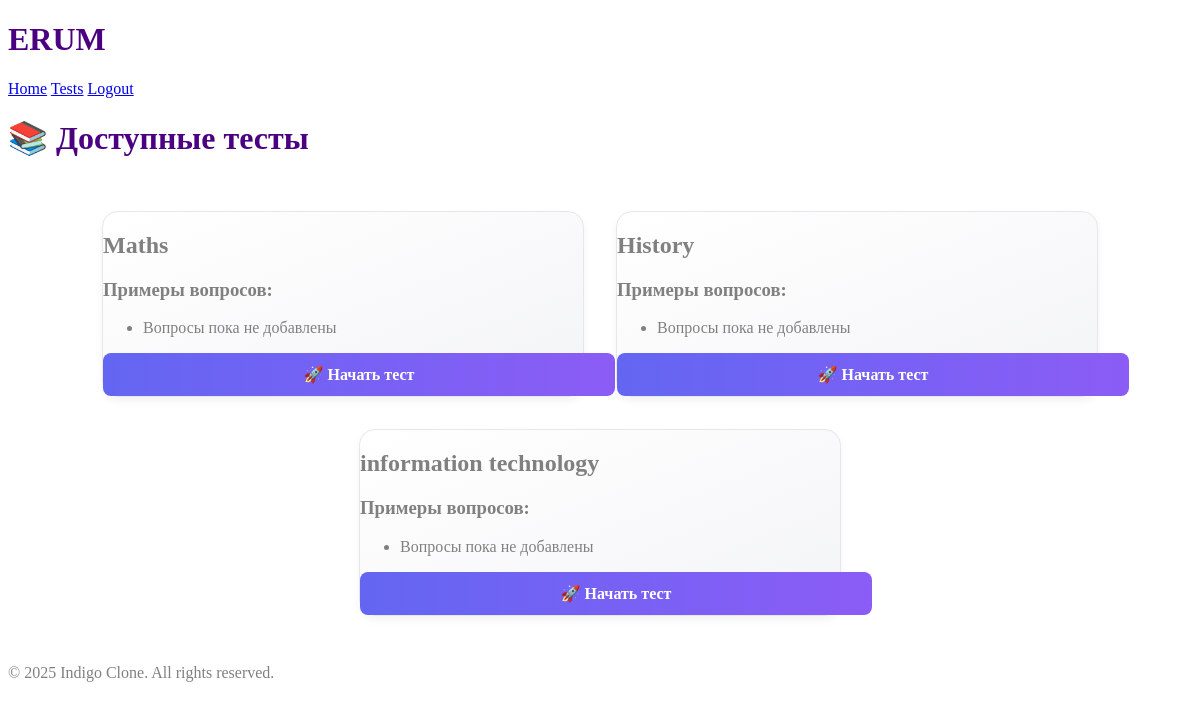
The app's page /tasks/tests/ (signed in) with its own data.
### tasks/models.py (models this page shows, shortened)
class Test(models.Model):
    title = models.CharField(max_length=255)
    description = models.TextField(blank=True, null=True)
    created_at = models.DateTimeField(auto_now_add=True)

### tasks/views.py (the view)
# urls.py: path("tests/", test_list, name="test_list"),  # Список тестов
@login_required
def test_list(request):
    tests = Test.objects.all().prefetch_related('topics')
    return render(request, "test_list.html", {"tests": tests})

### frontend/templates/test_list.html (shortened to what this page needs)
{% extends "base.html" %}
{% load static %}
{% block content %}
<link rel="stylesheet" href="{% static 'css/style_test.css' %}">
<div class="top-header">
    <h1 class="text-4xl font-bold text-indigo-800">📚 Доступные тесты</h1>
</div>
<div class="page-bg">
    {% if tests %}
    <div class="cards-wrapper">
        {% for test in tests %}
        <div class="test-card">
            <div class="p-6">
                <h2 class="text-xl font-semibold text-gray-800 mb-2">{{ test.title }}</h2>
                <div class="mb-4">
                    <h3 class="font-medium text-gray-700 mb-2">Примеры вопросов:</h3>
                    <ul class="space-y-1">
                        {% for question in test.question_set.all|slice:":3" %}
                        <li class="flex items-start">
                            <span class="text-indigo-500 mr-2">•</span>
                            <span class="text-gray-600">{{ question.text }}</span>
                        </li>
                        {% empty %}
                        <li class="text-gray-400">Вопросы пока не добавлены</li>
                        {% endfor %}
                    </ul>
                </div>
                <a href="{% url 'start_test' test.id %}"
                   class="start-test-btn">
                    🚀 Начать тест
                </a>
            </div>
        </div>
        {% endfor %}
    </div>
    {% endif %}
</div>
{% endblock %}

### frontend/static/css/style.css (style rules this page uses)
body { background-color: white; color: gray; }
h1 { color: indigo; font-size: 2rem; }

### frontend/static/css/style_test.css (style rules this page uses)
.cards-wrapper { display: flex; flex-wrap: wrap; justify-content: center; gap: 2rem; padding: 2rem; }
.test-card { width: 100%; max-width: 480px; background: linear-gradient(to bottom right, #ffffff, #f3f4f6); border: 1px solid #e5e7eb; border-radius: 1rem; transition: transform 0.3s ease, box-shadow 0.3s ease; box-shadow: 0 4px 8px rgba(0, 0, 0, 0.05); }
.start-test-btn { display: block; width: 100%; background: linear-gradient(to right, #6366f1, #8b5cf6); color: white; text-align: center; padding: 0.75rem 1rem; border-radius: 0.5rem; font-weight: 600; transition: transform 0.2s ease, background 0.3s ease; text-decoration: none; margin-top: 1rem; }

### records on screen
Test: title "Maths"
Test: title "History"
Test: title "information technology"
